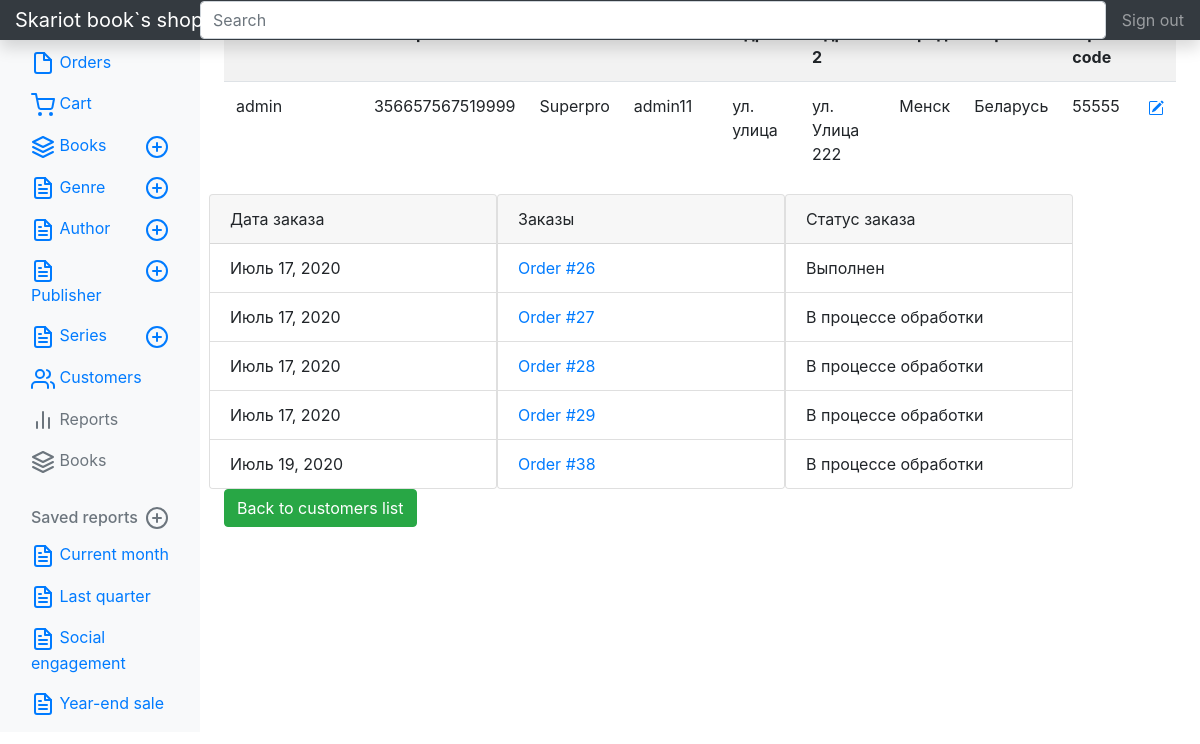
Page /s-admin/customers/detail/1 (signed in) on the committed database.
### profiles/models.py (models this page shows, shortened)
class Profile(models.Model):
    user=models.OneToOneField(
        User,
        related_name='prof_user',
        on_delete=models.CASCADE,
        null=True,
        blank=True
    )
    username=models.CharField(
        verbose_name="Имя пользователя",
        max_length=100,
        default=''
    )
    phone=models.CharField(
        verbose_name="Телефон",
        max_length=15,
        null=True,
        blank=True,
        default="375290000000"
    )
    email=models.EmailField(
        verbose_name="Е-mail",
        null=True,
        blank=True,
    )
    first_name = models.CharField(
        verbose_name="Имя",
        max_length=128,
        blank=True)
    last_name = models.CharField(
        verbose_name="Фамилия",
        max_length=128,
        blank=True)
    address_1 = models.CharField(
        verbose_name="Адресс 1",
        max_length=128,
        blank=True)
    address_2 = models.CharField(
        verbose_name="Адресс 2",
        max_length=128,
        blank=True)
    city = models.CharField(
        verbose_name="Город",
        max_length=64,
        default="Минск",
        blank=True
        )
    county = models.CharField(
        verbose_name="Страна",
        max_length=64,
        default="Беларусь",
        blank=True
        )
    zip_code = models.CharField(
        verbose_name="Почтовый индекс",
        max_length=5,
        default="23555",
        blank=True
        )

### cart/models.py (models this page shows, shortened)
class Cart(models.Model):
    user=models.ForeignKey(
        User,
        on_delete=models.CASCADE,
        related_name="carts",
        blank=True,
        null=True
    )
    create=models.DateField(
        verbose_name="Дата внесения в каталог",
        auto_now=False,
        auto_now_add=True
    )
    update=models.DateField(
        verbose_name="Дата последнего изменения",
        auto_now=True,
        auto_now_add=False
    )

### order/models.py (models this page shows)
class Order(models.Model):
    cart=models.OneToOneField(
        Cart,
        on_delete=models.PROTECT,
    )
    status=models.BooleanField(
        verbose_name="Выполнен(да/нет)",
        default=False
    )
    delivery_address=models.TextField(
        verbose_name="Адрес доставки",
    )
    contact_phone=models.CharField(
        verbose_name="Контактный номер",
        max_length=15
    )
    create=models.DateField(
        verbose_name="Дата cоздания",
        auto_now=False,
        auto_now_add=True
    )
    update=models.DateField(
        verbose_name="Дата последнего изменения",
        auto_now=True,
        auto_now_add=False
    )
    comment=models.TextField(
        verbose_name="Комментарий к заказу",
        blank=True,
        null=True
    )
    def __str__(self):
        return f"Order #{self.pk}"

### s_admin/views.py (the view)
# urls.py: path('customers/detail/<int:pk>', views.CustomersDetail.as_view(),name='detail'),
class CustomersDetail(ProfilesDetail):
    template_name='s_admin/customers/detail.html'
    def get_queryset(self,*args,**kwargs):
        print(self.request.user.groups.get())
        if self.request.user.groups.filter(name='Customers'):
            return self.handle_no_permission()
        else:
            return self.model.objects.all()

### s_admin/templates/s_admin/customers/detail.html (shortened to what this page needs)
{% extends "sadmin.html" %}
{% load crispy_forms_tags %}
              {% block nav_customers %}
                <li class="nav-item ">
                  <a class="nav-link active" href="{% url 's-admin:customers' %}">
                    Customers
                  </a>
                </li>
               {% endblock nav_customers %}
{% block main %}
<body>
            <table class="table table-striped" width="100%" >
                    <tr>
                        <th>Пользователь</th><th>Телефон</th><th>Имя</th><th>Фамилия</th><th>Адрес</th><th>Адрес 2</th></th><th>Город</th><th>Страна</th><th>Zip code</th><th>#</th>
                    </tr>
                <tr>
                    <td>{{object.username}}</td>
                    <td>{{object.phone}}</td>
                    <td>{{object.first_name}}</td>
                    <td>{{object.last_name}}</td>
                    <td>{{object.address_1}}</td>
                    <td>{{object.address_2}}</td>
                    <td>{{object.city}}</td>
                    <td>{{object.county}}</td>
                    <td>{{object.zip_code}}</td>
                    <td><a href="{% url 'CRUDL_profiles:update' object.pk %}"></a></td>
                </tr>
            </table>
        <div class="row">
            <div class="card" style="width: 18rem;">
                <div class="card-header">
                    Дата заказа
                </div>
                <ul class="list-group list-group-flush">
                {% for cart in object.user.carts.all %}
                    {% if cart.order %}
                    <li class="list-group-item">{{cart.create}}</li>
                    {% endif %}
                {% endfor %}
                </ul>
            </div>
            <div class="card" style="width: 18rem;">
                <div class="card-header">
                    Заказы
                </div>
                <ul class="list-group list-group-flush">
                {% for cart in object.user.carts.all %}
                    {% if cart.order %}
                    <li class="list-group-item"><a href="{% url 's-admin:order_update' cart.order.pk %}">{{cart.order}}</a></li>
                    {% endif %}
                {% endfor %}
                </ul>
            </div>
            <div class="card" style="width: 18rem;">
                <div class="card-header">
                    Статус заказа
                </div>
                <ul class="list-group list-group-flush">
                {% for cart in object.user.carts.all %}
                    {% if cart.order %}
                    <li class="list-group-item">
                        {% if cart.order.status %}
                        Выполнен
                        {% else %}
                        В процессе обработки
                        {% endif %}
                    </li>
                    {% endif %}
                {% endfor %}
                </ul>
            </div>
        </div>
        <a class="btn btn-success" href="{% url 's-admin:customers'%}"> Back to customers list</a>
</body>
{% endblock main %}

### rows in the picture
Profile: username "admin", phone "356657567519999", first_name "Superpro", last_name "admin11", address_1 "ул. улица", address_2 "ул. Улица 222", city "Менск", county "Беларусь", zip_code "55555"
Cart: create "Июль 17, 2020", order "Order #26", shows "Выполнен"
Cart: create "Июль 17, 2020", order "Order #27", shows "В процессе обработки"
Cart: create "Июль 17, 2020", order "Order #28", shows "В процессе обработки"
Cart: create "Июль 17, 2020", order "Order #29", shows "В процессе обработки"
Cart: create "Июль 19, 2020", order "Order #38", shows "В процессе обработки"
